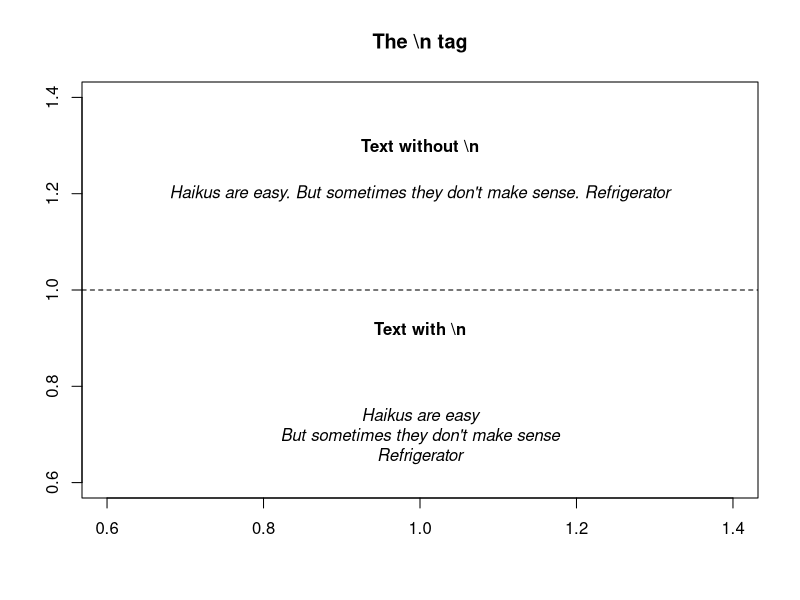

Recreate this plot in R.
plot(1, 
     type = "n",
     main = "The \\n tag",
     xlab = "", ylab = "")

# Text withoutbreaks
text(x = 1, y = 1.3, labels = "Text without \\n", font = 2)
text(x = 1, y = 1.2,
     labels = "Haikus are easy. But sometimes they don't make sense. Refrigerator",
     font = 3) # italic font

abline(h = 1, lty = 2)
# Text with  breaks
text(x = 1, y = .92, labels = "Text with \\n", font = 2)
text(x = 1, y = .7,
     labels = "Haikus are easy\nBut sometimes they don't make sense\nRefrigerator",
     font = 3)   # italic font

